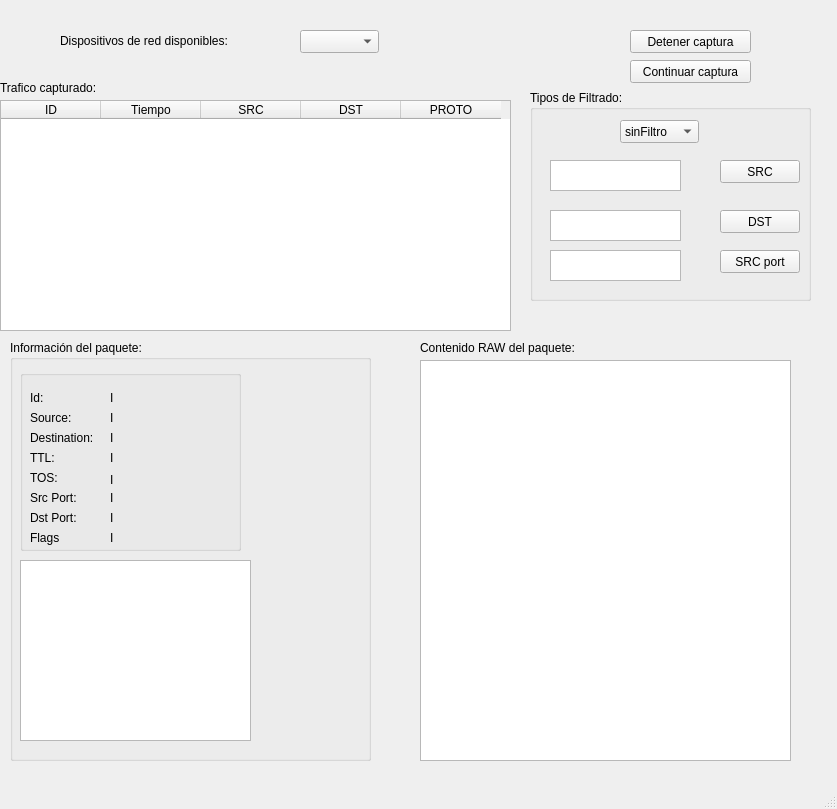
<?xml version="1.0" encoding="UTF-8"?>
<ui version="4.0">
 <class>MainWindow</class>
 <widget class="QMainWindow" name="MainWindow">
  <property name="geometry">
   <rect>
    <x>0</x>
    <y>0</y>
    <width>837</width>
    <height>809</height>
   </rect>
  </property>
  <property name="windowTitle">
   <string>MainWindow</string>
  </property>
  <widget class="QWidget" name="centralwidget">
   <widget class="QTableWidget" name="tableWidget">
    <property name="geometry">
     <rect>
      <x>0</x>
      <y>100</y>
      <width>511</width>
      <height>231</height>
     </rect>
    </property>
    <column>
     <property name="text">
      <string>ID</string>
     </property>
    </column>
    <column>
     <property name="text">
      <string>Tiempo</string>
     </property>
    </column>
    <column>
     <property name="text">
      <string>SRC</string>
     </property>
    </column>
    <column>
     <property name="text">
      <string>DST</string>
     </property>
    </column>
    <column>
     <property name="text">
      <string>PROTO</string>
     </property>
    </column>
   </widget>
   <widget class="QPushButton" name="buttonResumeCapture">
    <property name="geometry">
     <rect>
      <x>630</x>
      <y>60</y>
      <width>121</width>
      <height>23</height>
     </rect>
    </property>
    <property name="text">
     <string>Continuar captura</string>
    </property>
   </widget>
   <widget class="QComboBox" name="comboBoxInterfaces">
    <property name="geometry">
     <rect>
      <x>300</x>
      <y>30</y>
      <width>79</width>
      <height>23</height>
     </rect>
    </property>
   </widget>
   <widget class="QPlainTextEdit" name="plainTextEditRawData">
    <property name="geometry">
     <rect>
      <x>420</x>
      <y>360</y>
      <width>371</width>
      <height>401</height>
     </rect>
    </property>
   </widget>
   <widget class="QPushButton" name="buttonStopCapture">
    <property name="geometry">
     <rect>
      <x>630</x>
      <y>30</y>
      <width>121</width>
      <height>23</height>
     </rect>
    </property>
    <property name="text">
     <string>Detener captura</string>
    </property>
   </widget>
   <widget class="QLabel" name="label_9">
    <property name="geometry">
     <rect>
      <x>60</x>
      <y>30</y>
      <width>201</width>
      <height>21</height>
     </rect>
    </property>
    <property name="text">
     <string>Dispositivos de red disponibles:</string>
    </property>
   </widget>
   <widget class="QGroupBox" name="groupBox_2">
    <property name="geometry">
     <rect>
      <x>530</x>
      <y>90</y>
      <width>281</width>
      <height>211</height>
     </rect>
    </property>
    <property name="title">
     <string>Tipos de Filtrado:</string>
    </property>
    <widget class="QComboBox" name="comboBoxFilter">
     <property name="geometry">
      <rect>
       <x>90</x>
       <y>30</y>
       <width>79</width>
       <height>23</height>
      </rect>
     </property>
     <item>
      <property name="text">
       <string>sinFiltro</string>
      </property>
     </item>
     <item>
      <property name="text">
       <string>TCP</string>
      </property>
     </item>
     <item>
      <property name="text">
       <string>UDP</string>
      </property>
     </item>
     <item>
      <property name="text">
       <string>icmp</string>
      </property>
     </item>
    </widget>
    <widget class="QPushButton" name="buttonSRCp">
     <property name="geometry">
      <rect>
       <x>190</x>
       <y>160</y>
       <width>80</width>
       <height>23</height>
      </rect>
     </property>
     <property name="text">
      <string>SRC port</string>
     </property>
    </widget>
    <widget class="QTextEdit" name="textSRC">
     <property name="geometry">
      <rect>
       <x>20</x>
       <y>70</y>
       <width>131</width>
       <height>31</height>
      </rect>
     </property>
    </widget>
    <widget class="QTextEdit" name="textSRCp">
     <property name="geometry">
      <rect>
       <x>20</x>
       <y>160</y>
       <width>131</width>
       <height>31</height>
      </rect>
     </property>
    </widget>
    <widget class="QTextEdit" name="textDST">
     <property name="geometry">
      <rect>
       <x>20</x>
       <y>120</y>
       <width>131</width>
       <height>31</height>
      </rect>
     </property>
    </widget>
    <widget class="QPushButton" name="buttonDST">
     <property name="geometry">
      <rect>
       <x>190</x>
       <y>120</y>
       <width>80</width>
       <height>23</height>
      </rect>
     </property>
     <property name="text">
      <string>DST</string>
     </property>
    </widget>
    <widget class="QPushButton" name="buttonSRC">
     <property name="geometry">
      <rect>
       <x>190</x>
       <y>70</y>
       <width>80</width>
       <height>23</height>
      </rect>
     </property>
     <property name="text">
      <string>SRC</string>
     </property>
    </widget>
   </widget>
   <widget class="QGroupBox" name="groupBox_3">
    <property name="geometry">
     <rect>
      <x>10</x>
      <y>340</y>
      <width>361</width>
      <height>421</height>
     </rect>
    </property>
    <property name="title">
     <string>Información del paquete:</string>
    </property>
    <widget class="QPlainTextEdit" name="plainTextEditStructuredData">
     <property name="geometry">
      <rect>
       <x>10</x>
       <y>220</y>
       <width>231</width>
       <height>181</height>
      </rect>
     </property>
    </widget>
    <widget class="QGroupBox" name="groupBox">
     <property name="geometry">
      <rect>
       <x>10</x>
       <y>30</y>
       <width>221</width>
       <height>181</height>
      </rect>
     </property>
     <property name="title">
      <string/>
     </property>
     <widget class="QLabel" name="labelId">
      <property name="geometry">
       <rect>
        <x>90</x>
        <y>20</y>
        <width>58</width>
        <height>15</height>
       </rect>
      </property>
      <property name="styleSheet">
       <string notr="true">border-color: rgb(0, 0, 0);</string>
      </property>
      <property name="text">
       <string>I</string>
      </property>
     </widget>
     <widget class="QLabel" name="labelSrc">
      <property name="geometry">
       <rect>
        <x>90</x>
        <y>40</y>
        <width>58</width>
        <height>15</height>
       </rect>
      </property>
      <property name="text">
       <string>I</string>
      </property>
     </widget>
     <widget class="QLabel" name="labelDst">
      <property name="geometry">
       <rect>
        <x>90</x>
        <y>60</y>
        <width>58</width>
        <height>15</height>
       </rect>
      </property>
      <property name="text">
       <string>I</string>
      </property>
     </widget>
     <widget class="QLabel" name="labelTTL">
      <property name="geometry">
       <rect>
        <x>90</x>
        <y>80</y>
        <width>58</width>
        <height>15</height>
       </rect>
      </property>
      <property name="text">
       <string>I</string>
      </property>
     </widget>
     <widget class="QLabel" name="labelTOS">
      <property name="geometry">
       <rect>
        <x>90</x>
        <y>100</y>
        <width>58</width>
        <height>20</height>
       </rect>
      </property>
      <property name="text">
       <string>I</string>
      </property>
     </widget>
     <widget class="QLabel" name="labelSport">
      <property name="geometry">
       <rect>
        <x>90</x>
        <y>120</y>
        <width>58</width>
        <height>15</height>
       </rect>
      </property>
      <property name="text">
       <string>I</string>
      </property>
     </widget>
     <widget class="QLabel" name="labelDport">
      <property name="geometry">
       <rect>
        <x>90</x>
        <y>140</y>
        <width>58</width>
        <height>15</height>
       </rect>
      </property>
      <property name="text">
       <string>I</string>
      </property>
     </widget>
     <widget class="QLabel" name="labelFlags">
      <property name="geometry">
       <rect>
        <x>90</x>
        <y>160</y>
        <width>58</width>
        <height>15</height>
       </rect>
      </property>
      <property name="text">
       <string>I</string>
      </property>
     </widget>
     <widget class="QLabel" name="label">
      <property name="geometry">
       <rect>
        <x>10</x>
        <y>20</y>
        <width>58</width>
        <height>15</height>
       </rect>
      </property>
      <property name="text">
       <string>Id:</string>
      </property>
     </widget>
     <widget class="QLabel" name="label_2">
      <property name="geometry">
       <rect>
        <x>10</x>
        <y>40</y>
        <width>58</width>
        <height>15</height>
       </rect>
      </property>
      <property name="text">
       <string>Source:</string>
      </property>
     </widget>
     <widget class="QLabel" name="label_3">
      <property name="geometry">
       <rect>
        <x>10</x>
        <y>60</y>
        <width>71</width>
        <height>16</height>
       </rect>
      </property>
      <property name="text">
       <string>Destination:</string>
      </property>
     </widget>
     <widget class="QLabel" name="label_4">
      <property name="geometry">
       <rect>
        <x>10</x>
        <y>80</y>
        <width>58</width>
        <height>15</height>
       </rect>
      </property>
      <property name="text">
       <string>TTL:</string>
      </property>
     </widget>
     <widget class="QLabel" name="label_5">
      <property name="geometry">
       <rect>
        <x>10</x>
        <y>100</y>
        <width>58</width>
        <height>15</height>
       </rect>
      </property>
      <property name="text">
       <string>TOS:</string>
      </property>
     </widget>
     <widget class="QLabel" name="label_6">
      <property name="geometry">
       <rect>
        <x>10</x>
        <y>120</y>
        <width>58</width>
        <height>15</height>
       </rect>
      </property>
      <property name="text">
       <string>Src Port:</string>
      </property>
     </widget>
     <widget class="QLabel" name="label_7">
      <property name="geometry">
       <rect>
        <x>10</x>
        <y>140</y>
        <width>58</width>
        <height>15</height>
       </rect>
      </property>
      <property name="text">
       <string>Dst Port:</string>
      </property>
     </widget>
     <widget class="QLabel" name="label_8">
      <property name="geometry">
       <rect>
        <x>10</x>
        <y>160</y>
        <width>58</width>
        <height>15</height>
       </rect>
      </property>
      <property name="text">
       <string>Flags</string>
      </property>
     </widget>
    </widget>
   </widget>
   <widget class="QLabel" name="label_10">
    <property name="geometry">
     <rect>
      <x>420</x>
      <y>340</y>
      <width>201</width>
      <height>16</height>
     </rect>
    </property>
    <property name="text">
     <string>Contenido RAW del paquete:</string>
    </property>
   </widget>
   <widget class="QLabel" name="label_11">
    <property name="geometry">
     <rect>
      <x>0</x>
      <y>80</y>
      <width>121</width>
      <height>16</height>
     </rect>
    </property>
    <property name="text">
     <string>Trafico capturado:</string>
    </property>
   </widget>
  </widget>
  <widget class="QMenuBar" name="menubar">
   <property name="geometry">
    <rect>
     <x>0</x>
     <y>0</y>
     <width>837</width>
     <height>20</height>
    </rect>
   </property>
  </widget>
  <widget class="QStatusBar" name="statusbar"/>
 </widget>
 <resources/>
 <connections/>
</ui>
